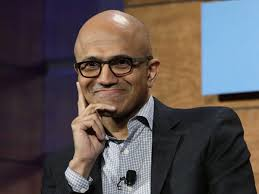
#> input picture multiple-images-detector/nadella1.jpg, 259 x 194 px; its folder holds only this picture in this run
$ python multiple-faces-detector.py
#> lines starting #> are read from the running program, lines starting #| are printed output that depends on the picture
import cv2, glob

all_images = glob.glob("*.jpg")
detect = cv2.CascadeClassifier("haarcascade_frontalface_default.xml")

for image in all_images:
    img = cv2.imread(image)
#> img is the input picture: shape (194, 259, 3); mean B, G, R 81, 81.1, 89.5
    gray_img = cv2.cvtColor(img, cv2.COLOR_BGR2GRAY)
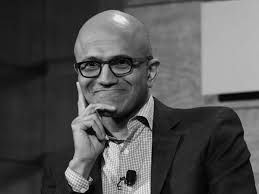
#> gray_img: shape (194, 259); min 0, max 246, mean 83.6
    faces = detect.detectMultiScale(gray_img, 1.1, 5)
#> faces = [[66, 31, 82, 82]]

    for (x, y, w, h) in faces:
        final_img = cv2.rectangle(img, (x,y), (x+w,y+h), (0, 255, 0), 2)
#> this loop made 1 pass

    cv2.imshow("Detecting faces", final_img)
    cv2.waitKey(2000)
    cv2.destroyAllWindows()

$ run again, on multiple-images-detector/sundar.jpg
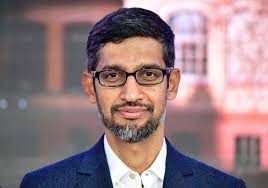
#> input picture multiple-images-detector/sundar.jpg, 268 x 188 px
#> img is the input picture: shape (188, 268, 3); mean B, G, R 129.6, 124.8, 148.8
#> `gray_img = cv2.cvtColor(img, cv2.COLOR_BGR2GRAY)`:
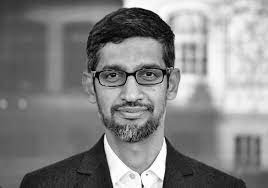
#> gray_img: shape (188, 268); min 0, max 255, mean 132.5
#> faces = [[80, 37, 104, 104]]
#> the loop `for (x, y, w, h) in faces:` made 1 pass
#> pass 1, `final_img = cv2.rectangle(img, (x,y), (x+w,y+h), (0, 255, 0), 2)`:
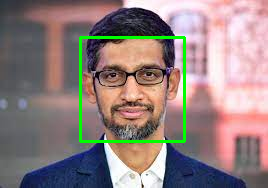
#> final_img: shape (188, 268, 3); mean B, G, R 126.8, 128.4, 145.5

$ run again, on multiple-images-detector/sundar1.jpg
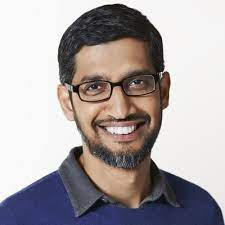
#> input picture multiple-images-detector/sundar1.jpg, 225 x 225 px
#> img is the input picture: shape (225, 225, 3); mean B, G, R 165, 163.8, 171
#> `gray_img = cv2.cvtColor(img, cv2.COLOR_BGR2GRAY)`:
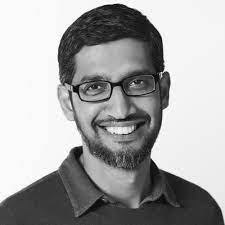
#> gray_img: shape (225, 225); min 0, max 255, mean 166.1
#> faces = [[50, 36, 128, 128]]
#> the loop `for (x, y, w, h) in faces:` made 1 pass
#> pass 1, `final_img = cv2.rectangle(img, (x,y), (x+w,y+h), (0, 255, 0), 2)`:
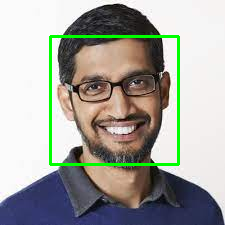
#> final_img: shape (225, 225, 3); mean B, G, R 159.6, 166.1, 165.5
